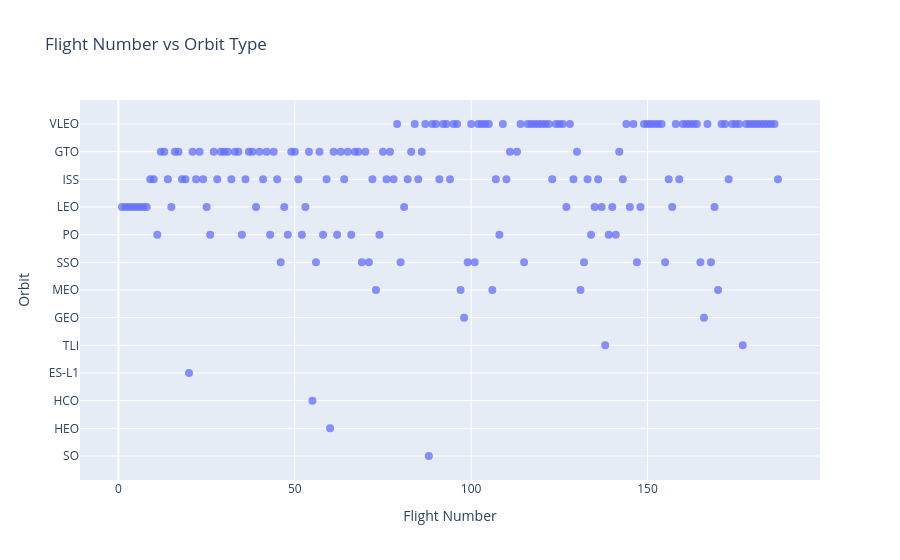

Notebook code for this chart:
### Code cell
order_orbits = df[COL_ORBIT].value_counts().index.tolist()
fig21 = px.scatter(df.sort_values(COL_FLIGHT), x=COL_FLIGHT, y=COL_ORBIT,
                   category_orders={COL_ORBIT: order_orbits},
                   title="Flight Number vs Orbit Type",
                   labels={COL_FLIGHT:"Flight Number", COL_ORBIT:"Orbit"})
fig21.update_traces(marker_size=8, marker_opacity=0.75)
fig21.show()

### Figure 1 — Plotly figure (JSON) as saved in the notebook; plotly's stock layout.template omitted (floating-point values rounded to 4 significant figures; data arrays with more than 128 entries replaced by an {"elided": "..."} marker saying what was removed)
{"data": [{"hovertemplate": "Flight Number=%{x}<br>Orbit=%{y}<extra></extra>", "legendgroup": "", "marker": {"color": "#636efa", "opacity": 0.75, "size": 8, "symbol": "circle"}, "mode": "markers", "name": "", "orientation": "h", "showlegend": false, "type": "scatter", "x": {"elided": "187 int values"}, "xaxis": "x", "y": {"elided": "187 str values"}, "yaxis": "y"}], "layout": {"legend": {"tracegroupgap": 0}, "title": {"text": "Flight Number vs Orbit Type"}, "xaxis": {"anchor": "y", "domain": [0, 1], "title": {"text": "Flight Number"}}, "yaxis": {"anchor": "x", "categoryarray": ["SO", "HEO", "HCO", "ES-L1", "TLI", "GEO", "MEO", "SSO", "PO", "LEO", "ISS", "GTO", "VLEO"], "categoryorder": "array", "domain": [0, 1], "title": {"text": "Orbit"}}}}
